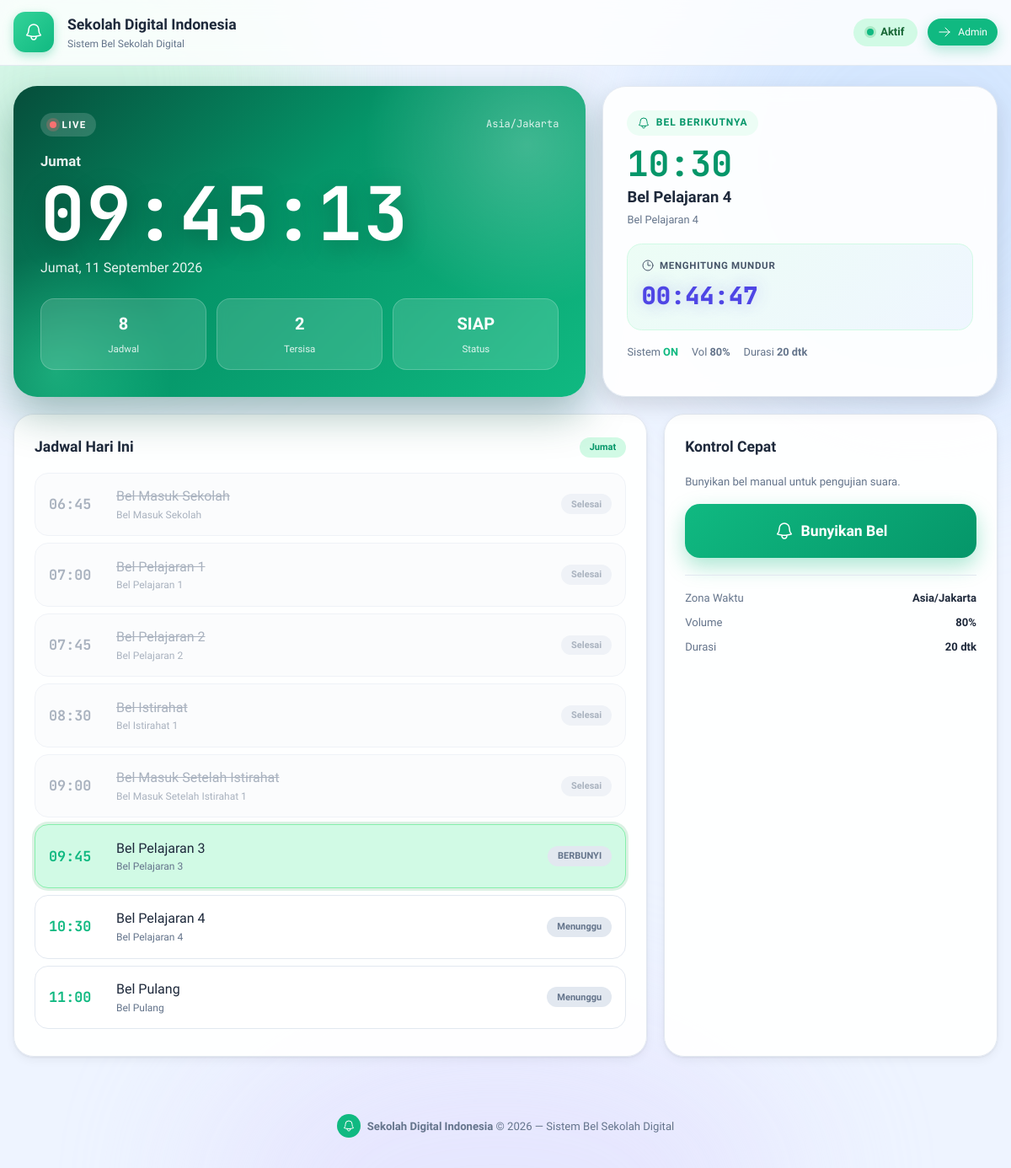
The page / on the database its author committed.
### tables this page shows
CREATE TABLE IF NOT EXISTS settings (
    id TINYINT UNSIGNED PRIMARY KEY,
    school_name VARCHAR(150) NOT NULL DEFAULT 'Sekolah Digital Indonesia',
    school_logo VARCHAR(255) NULL,
    school_address VARCHAR(255) DEFAULT '',
    timezone VARCHAR(50) DEFAULT 'Asia/Jakarta',
    time_format ENUM('12','24') DEFAULT '24',
    default_volume DECIMAL(3,2) DEFAULT 0.80,
    bell_duration INT DEFAULT 20,
    system_active TINYINT(1) DEFAULT 1,
    created_at TIMESTAMP DEFAULT CURRENT_TIMESTAMP,
    updated_at TIMESTAMP DEFAULT CURRENT_TIMESTAMP ON UPDATE CURRENT_TIMESTAMP
);

CREATE TABLE IF NOT EXISTS schedules (
    id INT UNSIGNED AUTO_INCREMENT PRIMARY KEY,
    day VARCHAR(10) NOT NULL,
    time CHAR(5) NOT NULL,
    name VARCHAR(100) NOT NULL,
    bell_type_id INT UNSIGNED NULL,
    audio_id INT UNSIGNED NULL,
    is_active TINYINT(1) DEFAULT 1,
    created_at TIMESTAMP DEFAULT CURRENT_TIMESTAMP,
    FOREIGN KEY (bell_type_id) REFERENCES bell_types(id) ON DELETE SET NULL,
    FOREIGN KEY (audio_id) REFERENCES audio_files(id) ON DELETE SET NULL,
    INDEX idx_schedules_day (day),
    INDEX idx_schedules_active (is_active),
    INDEX idx_schedules_day_time (day, time)
);

CREATE TABLE IF NOT EXISTS bell_types (
    id INT UNSIGNED AUTO_INCREMENT PRIMARY KEY,
    name VARCHAR(100) NOT NULL,
    category VARCHAR(50) NOT NULL,
    created_at TIMESTAMP DEFAULT CURRENT_TIMESTAMP,
    INDEX idx_bell_types_category (category)
);

### core/Controller.php (called while the page is built, shortened)
<?php
class Controller
{
    protected function view(string $view, array $data = [], string $layout = 'admin.php'): void
    {
        $viewFile = __DIR__ . '/../views/' . $view . '.php';
        require $viewFile;
        $content = ob_get_clean();
        require __DIR__ . '/../views/layouts/' . $layout;
    }
}

### controllers/DashboardController.php (called while the page is built, shortened)
<?php
class DashboardController extends Controller
{
    public function publicIndex(): void
    {
        $scheduleModel = new Schedule();
        $today = App::todayDate();
        $dayName = App::dayName();
        $isHoliday = (new Holiday())->isHoliday($today);
        $schedules = $scheduleModel->getDaySchedules($dayName);
        $nowTime = App::todayTime();
        $nextBell = null;
        foreach ($schedules as $s) {
            if ($s['time'] > $nowTime) {
                $nextBell = $s;
                break;
            }
        }
        $this->view('dashboard/public', [
            'dayName'    => $dayName,
            'date'       => $today,
            'isHoliday' => $isHoliday,
            'schedules' => $schedules,
            'nextBell'  => $nextBell,
            'currentTime' => $nowTime,
        ], 'public.php');
    }
}

### public/index.php (called while the page is built, shortened)
<?php
require __DIR__ . '/../core/App.php';
$router = new Router();
$router->get('/install', 'InstallController@index');
$router->post('/install', 'InstallController@run');
date_default_timezone_set(App::settings()['timezone'] ?? 'Asia/Jakarta');
$router->get('/', 'DashboardController@publicIndex');
$router->get('/auth/login', 'AuthController@loginPage');
$router->post('/auth/login', 'AuthController@login');
$router->post('/auth/logout', 'AuthController@logout');
$router->get('/auth/logout', 'AuthController@logout');
$router->get('/api/bell/today', 'BellController@today');
$router->get('/api/bell/check', 'BellController@checkAuto');
$router->post('/api/bell/log', 'BellController@logAuto');
$router->post('/api/bell/manual', 'BellController@logManual');
$router->get('/api/bell/audio', 'BellController@audioPack');
$router->get('/storage/audio/{filename}', 'FileController@streamAudio');
$router->get('/admin/dashboard', 'DashboardController@adminIndex');
$router->get('/admin/jadwal', 'JadwalController@index');
$router->post('/admin/jadwal', 'JadwalController@store');
$router->put('/admin/jadwal/{id}', 'JadwalController@update');
$router->delete('/admin/jadwal/{id}', 'JadwalController@destroy');
$router->get('/admin/bel', 'BelTypeController@index');
$router->post('/admin/bel', 'BelTypeController@store');
$router->put('/admin/bel/{id}', 'BelTypeController@update');
$router->delete('/admin/bel/{id}', 'BelTypeController@destroy');
$router->get('/admin/audio', 'AudioController@index');
$router->post('/admin/audio', 'AudioController@upload');
$router->put('/admin/audio/{id}', 'AudioController@update');
$router->delete('/admin/audio/{id}', 'AudioController@destroy');
$router->get('/admin/libur', 'HolidayController@index');
$router->post('/admin/libur', 'HolidayController@store');
$router->put('/admin/libur/{id}', 'HolidayController@update');
$router->delete('/admin/libur/{id}', 'HolidayController@destroy');
$router->get('/admin/riwayat', 'RiwayatController@index');
$router->delete('/admin/riwayat/{id}', 'RiwayatController@destroy');
$router->post('/admin/riwayat/clear', 'RiwayatController@clear');
$router->get('/admin/pengaturan', 'SettingsController@index');
$router->post('/admin/pengaturan', 'SettingsController@update');
$router->dispatch();

### core/Database.php (called while the page is built, shortened)
<?php
class Database
{
    private static ?PDO $instance = null;
    public static function getConnection(): PDO
    {
        if (self::$instance === null) {
            $config = require __DIR__ . '/../config/database.php';
            $dsn = sprintf(
                'mysql:host=%s;port=%s;dbname=%s;charset=%s',
                $config['host'],
                $config['port'],
                $config['database'],
                $config['charset']
            );
            try {
                self::$instance = new PDO($dsn, $config['username'], $config['password'], [
                    PDO::ATTR_ERRMODE            => PDO::ERRMODE_EXCEPTION,
                    PDO::ATTR_DEFAULT_FETCH_MODE => PDO::FETCH_ASSOC,
                    PDO::ATTR_EMULATE_PREPARES   => false,
                ]);
            } catch (PDOException $e) {
                throw new \RuntimeException('Koneksi database gagal: ' . $e->getMessage(), 0, $e);
            }
        }
        return self::$instance;
    }
    public static function query(string $sql, array $params = []): \PDOStatement
    {
        $stmt = self::getConnection()->prepare($sql);
        $stmt->execute($params);
        return $stmt;
    }
    public static function fetch(string $sql, array $params = []): ?array
    {
        $row = self::query($sql, $params)->fetch();
        return $row === false ? null : $row;
    }
    public static function fetchAll(string $sql, array $params = []): array
    {
        return self::query($sql, $params)->fetchAll();
    }
}

### models/Holiday.php (called while the page is built, shortened)
<?php
class Holiday extends BaseModel
{
    public function isHoliday(string $date): bool
    {
        return Database::fetch('SELECT id FROM holidays WHERE date = ?', [$date]) !== null;
    }
}

### models/Schedule.php (called while the page is built, shortened)
<?php
class Schedule extends BaseModel
{
    public function getDaySchedules(string $day, bool $onlyActive = true): array
    {
        $sql = "
            SELECT s.*, bt.name AS bell_type_name, af.filepath, af.volume, af.duration
            FROM schedules s
            LEFT JOIN bell_types bt ON s.bell_type_id = bt.id
            LEFT JOIN audio_files af ON s.audio_id = af.id
            WHERE s.day = ? AND s.is_active = 1
            ORDER BY s.time
        ";
        $params = [$day];
        $rows = Database::fetchAll($sql, $params);
        $def = Database::fetch('SELECT filepath, volume, duration FROM audio_files WHERE is_default = 1 LIMIT 1');
        return $rows;
    }
}

### views/dashboard/public.php (the view, shortened to what this page needs)
<?php
$pubNext = $nextBell ?? null;
$pubHoliday = $isHoliday ?? false;
$pubHasSchedule = !empty($schedules);
$pubCountdown = '--:--:--';
if (!$pubHoliday && $pubNext) {
    $tz = new DateTimeZone($settings['timezone'] ?? 'Asia/Jakarta');
    $nowDt = new DateTime('now', $tz);
    [$hh, $mm] = array_pad(explode(':', $pubNext['time']), 2, '00');
    $tDt = new DateTime(sprintf('today %s:%s', $hh, $mm), $tz);
    $diff = $nowDt->diff($tDt);
    $pubCountdown = sprintf('%02d:%02d:%02d', $diff->h, $diff->i, $diff->s);
}
if ($pubHoliday) { $pubName = 'Hari Libur'; $pubTime = '--:--'; $pubNote = ''; }
elseif ($pubNext) { $pubName = $pubNext['name']; $pubTime = $pubNext['time']; $pubNote = ''; }
elseif ($pubHasSchedule) { $pubName = 'Sudah Pulang'; $pubTime = '--:--'; $pubNote = 'Semua bel untuk hari ini telah selesai'; }
else { $pubName = 'Tidak ada jadwal'; $pubTime = '--:--'; $pubNote = 'Belum ada jadwal bel ditetapkan'; }
$sysActive = (int)($settings['system_active'] ?? 1) === 1 && !$pubHoliday;
?>
<header class="pub-nav">
  <div class="container pub-nav-inner">
    <div class="brand">
      <div class="brand-logo pub-logo">
        <?php if (App::logoUrl()): ?>
          <img src="<?= htmlspecialchars(App::logoUrl()) ?>" alt="Logo">
        <?php else: ?>
          <div class="brand-logo-icon pub-logo-fallback"><?= App::icon('bell', 'w-6 h-6 text-white') ?></div>
        <?php endif; ?>
      </div>
      <div>
        <div class="brand-title"><?= htmlspecialchars($settings['school_name']) ?></div>
        <div class="brand-sub"><?= htmlspecialchars($settings['school_address'] ?: 'Sistem Bel Sekolah Digital') ?></div>
      </div>
    </div>
    <div class="pub-nav-actions">
      <span class="status-pill <?= $sysActive ? 'status-active' : 'status-inactive' ?>" id="systemStatusPill">
        <span class="status-dot"></span><span id="statusText"><?= $pubHoliday ? 'Hari Libur' : ($sysActive ? 'Aktif' : 'Nonaktif') ?></span>
      </span>
      <a href="<?= App::url('/auth/login') ?>" target="_blank" rel="noopener" class="btn btn-primary btn-sm pub-admin-btn"><?= App::icon('arrow-right', 'w-4 h-4') ?> Admin</a>
    </div>
  </div>
</header>
<main class="container pub-main">
  <section class="pub-hero">
    <div class="pub-clock animate-slide-in">
      <div class="pub-clock-top">
        <span class="pub-live"><span class="pub-live-dot"></span> LIVE</span>
        <span class="pub-tz"><?= htmlspecialchars($settings['timezone']) ?></span>
      </div>
      <div class="pub-day" id="hariIni"><?= htmlspecialchars($dayName) ?></div>
      <div class="pub-time" id="jamDigital">--:--:--</div>
      <div class="pub-date" id="tanggalHariIni"><?= htmlspecialchars($date) ?></div>
      <div class="pub-clock-stats">
        <div><strong id="statJadwal"><?= count($schedules) ?></strong><span>Jadwal</span></div>
        <div><strong id="statSisa">0</strong><span>Tersisa</span></div>
        <div><strong id="statStatus">SIAP</strong><span>Status</span></div>
      </div>
    </div>
    <div class="pub-next animate-slide-in">
      <div class="pub-next-label"><?= App::icon('bell', 'w-4 h-4') ?> Bel Berikutnya</div>
      <div class="pub-next-time" id="nextBellTime"><?= htmlspecialchars($pubTime) ?></div>
      <div class="pub-next-name" id="nextBellName"><?= htmlspecialchars($pubName) ?></div>
      <div class="pub-next-type" id="nextBellType"><?= ($pubNext && !empty($pubNext['bell_type_name'])) ? htmlspecialchars($pubNext['bell_type_name']) : '' ?></div>
      <div class="pub-countdown-box">
        <div class="pub-countdown-label"><?= App::icon('clock', 'w-4 h-4') ?> Menghitung mundur</div>
        <div class="countdown pub-countdown" id="countdown"><?= $pubCountdown ?></div>
      </div>
      <div class="pub-sys">
        <span>Sistem <strong class="<?= $sysActive ? 'text-success' : 'text-danger' ?>" id="statSistem"><?= $sysActive ? 'ON' : 'OFF' ?></strong></span>
        <span>Vol <strong><?= round((float)($settings['default_volume'] ?? 0.8) * 100) ?>%</strong></span>
        <span>Durasi <strong><?= (int)($settings['bell_duration'] ?? 5) ?> dtk</strong></span>
      </div>
    </div>
  </section>
  <section class="pub-grid">
    <div class="card pub-schedule-card">
      <div class="pub-card-head">
        <div class="section-title" style="margin:0;">Jadwal Hari Ini</div>
        <span class="badge badge-blue"><?= htmlspecialchars($dayName) ?></span>
      </div>
      <?php if ($isHoliday): ?>
        <div class="empty-state"><div class="empty-icon"><?= App::icon('sun', 'w-8 h-8') ?></div><div class="empty-title">Hari Libur</div><div class="empty-text">Tidak ada jadwal bel hari ini</div></div>
      <?php elseif (empty($schedules)): ?>
        <div class="empty-state"><div class="empty-icon"><?= App::icon('inbox', 'w-8 h-8') ?></div><div class="empty-title">Tidak Ada Jadwal</div><div class="empty-text">Belum ada jadwal bel untuk hari ini</div></div>
      <?php else: ?>
        <div id="jadwalList" class="pub-timeline">
        <?php foreach ($schedules as $s): ?>
          <div class="jadwal-item" data-time="<?= htmlspecialchars($s['time']) ?>" id="jadwalRow-<?= (int)$s['id'] ?>">
            <div class="jadwal-time"><?= htmlspecialchars($s['time']) ?></div>
            <div class="jadwal-info">
              <div class="jadwal-name"><?= htmlspecialchars($s['name']) ?></div>
              <?php if (!empty($s['bell_type_name'])): ?><div class="jadwal-type"><?= htmlspecialchars($s['bell_type_name']) ?></div><?php endif; ?>
            </div>
            <span class="badge badge-slate" data-role="status">Menunggu</span>
          </div>
        <?php endforeach; ?>
        </div>
      <?php endif; ?>
    </div>
    <div class="card pub-side-card">
      <div class="section-title">Kontrol Cepat</div>
      <p class="text-muted" style="font-size:.82rem;margin-bottom:1rem;">Bunyikan bel manual untuk pengujian suara.</p>
      <button class="big-bell-btn" id="manualBellBtn"><?= App::icon('bell', 'w-6 h-6') ?> Bunyikan Bel</button>
      <div class="pub-info">
        <div><span>Zona Waktu</span><strong><?= htmlspecialchars($settings['timezone']) ?></strong></div>
        <div><span>Volume</span><strong><?= round((float)($settings['default_volume'] ?? 0.8) * 100) ?>%</strong></div>
        <div><span>Durasi</span><strong><?= (int)($settings['bell_duration'] ?? 5) ?> dtk</strong></div>
      </div>
    </div>
  </section>
</main>

### core/Router.php (shortened to what this page needs)
<?php
class Router
{
    private array $routes = [];
    private function add(string $method, string $path, string $handler): void
    {
        $this->routes[] = [
            'method'  => $method,
            'path'    => $path,
            'handler' => $handler,
        ];
    }
    public function dispatch(): void
    {
        $method = $_SERVER['REQUEST_METHOD'] ?? 'GET';
        $uri = parse_url($_SERVER['REQUEST_URI'] ?? '/', PHP_URL_PATH);
        $pathParts = explode('?', $uri);
        $uri = $pathParts[0];
        foreach ($this->routes as $route) {
            if ($route['method'] !== $method) {
                continue;
            }
            $pattern = preg_replace('/\{([a-zA-Z0-9_]+)\}/', '([^/]+)', $route['path']);
            $pattern = '#^' . $pattern . '/?$#';
            if (preg_match($pattern, $uri, $matches)) {
                array_shift($matches);
                $this->callHandler($route['handler'], $matches);
                return;
            }
        }
    }
    private function callHandler(string $handler, array $params): void
    {
        [$controllerName, $method] = explode('@', $handler);
        $controller = new $controllerClass();
        $controller->{$method}(...$params);
    }
}

### views/layouts/public.php (shortened to what this page needs)
<!DOCTYPE html>
<html lang="id">
<head>
    <link rel="stylesheet" href="<?= App::asset('css/app.css') ?>?v=<?= @filemtime(BASE_PATH . '/public/css/app.css') ?: time() ?>">
</head>
<body class="pub-body">
    <div class="pub-bg" aria-hidden="true"><span class="pub-blob b1"></span><span class="pub-blob b2"></span><span class="pub-blob b3"></span></div>
    <?= $content ?>
    <footer class="pub-footer">
        <span class="pub-footer-badge"><?= App::icon('bell', 'w-4 h-4') ?></span>
        <span><strong><?= htmlspecialchars($settings['school_name']) ?></strong> &copy; <?= date('Y') ?> &mdash; Sistem Bel Sekolah Digital</span>
    </footer>
</body>
</html>

### rows shown on the page
settings: school_name "Sekolah Digital Indonesia", school_address "Sistem Bel Sekolah Digital", timezone "Asia/Jakarta", (float)($settings['default_volume']??0.8)*100 "80", bell_duration "20"
schedules: time "06:45", name "Bel Masuk Sekolah", bell_type.name "Bel Masuk Sekolah"
schedules: time "07:00", name "Bel Pelajaran 1", bell_type.name "Bel Pelajaran 1"
schedules: time "07:45", name "Bel Pelajaran 2", bell_type.name "Bel Pelajaran 2"
schedules: time "08:30", name "Bel Istirahat", bell_type.name "Bel Istirahat 1"
schedules: time "09:00", name "Bel Masuk Setelah Istirahat", bell_type.name "Bel Masuk Setelah Istirahat 1"
schedules: time "09:45", name "Bel Pelajaran 3", bell_type.name "Bel Pelajaran 3"
schedules: time "10:30", name "Bel Pelajaran 4", bell_type.name "Bel Pelajaran 4"
schedules: time "11:00", name "Bel Pulang", bell_type.name "Bel Pulang"

### other values the page prints
count($schedules) "8"
